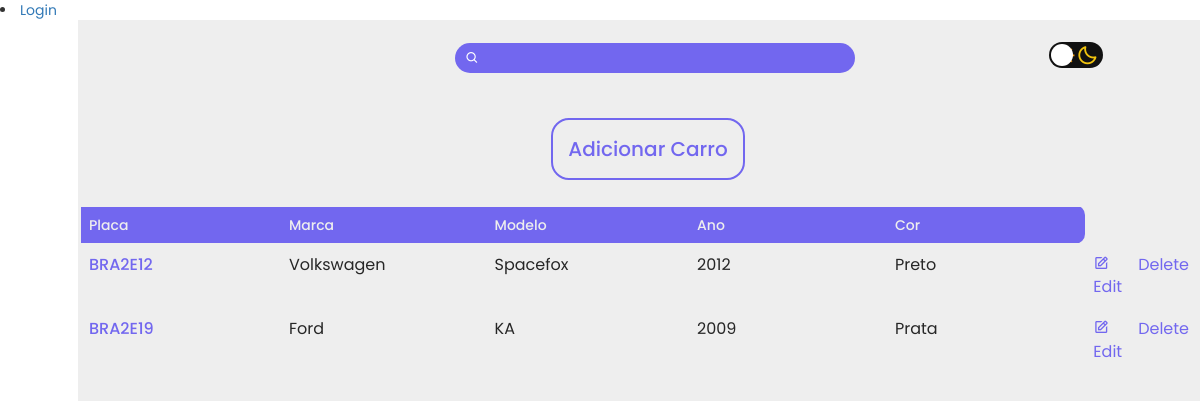
Screenshot of /clientes/carro/ with the database file from the repository.
### clientes/models.py (models this page shows, shortened)
class Carro (models.Model):
    MARCA_CHOICES = (  #CRIAR LISTA PREDEFINIDA DE VALORES
        ('Honda', 'Honda'),
        ('Volkswagen', 'Volkswagen'),
        ('Fiat', 'Fiat'),
        ('Ford', 'Ford'),
        ('Hyundai', 'Hyundai'),
        ('Jeep', 'Jeep'),
        ('Renault', 'Renault'),
    )
    COR_CHOICES = (
        ('Branco', 'Branco'),
        ('Preto', 'Preto'),
        ('Vermelho', 'Vermelho'),
        ('Prata', 'Prata'),
        ('Rosa', 'Rosa'),
        ('Azul', 'Azul'),
        ('Outra', 'Outra')
    )
    marca = models.CharField(choices=MARCA_CHOICES, max_length=55)
    modelo = models.CharField(max_length=55)
    placa = models.CharField(max_length=12)
    ano = models.PositiveIntegerField(default=0)
    cor = models.CharField(choices=COR_CHOICES, max_length=55)
    func = models.ForeignKey('User', related_name='func_carro', null=True, blank=True, default=None ,on_delete=models.CASCADE)

### clientes/views.py (the view)
# urls.py: path('carro/', CarroListView.as_view(), name='carro-list'),
class CarroListView (generic.ListView):
    template_name = 'carro_list.html'
    def get_queryset(self):
        search = self.request.GET.get('search')
        if search:
            qs = Carro.objects.filter(Q(marca__icontains=search) | Q(modelo__icontains=search) | Q(ano__icontains=search))
        else:
            qs = Carro.objects.all()
        return qs

### clientes/templates/carro_list.html (shortened to what this page needs)
{% extends 'base.html' %}
{% load static %}
{% block 'head' %}
    <link rel="stylesheet" href="{% static 'carro.css' %}">
    <link rel="stylesheet" href="http://maxcdn.bootstrapcdn.com/bootstrap/3.2.0/css/bootstrap.min.css">
  <link rel="stylesheet" href="http://maxcdn.bootstrapcdn.com/bootstrap/3.2.0/css/bootstrap-theme.min.css">
  <link rel="stylesheet" href="//maxcdn.bootstrapcdn.com/font-awesome/4.2.0/css/font-awesome.min.css">
{% endblock %}
{% block 'dashboard' %}
<div class="alan">
</div>
<div class="main">
  <div class="procura">
    <form method="GET" id="search-form">
        <i class='bx bx-search' ></i>
    </form>
  </div>
  <div>
    <label for="checkbox" class="checkbox-label">
      <i class="bx bx-moon"></i>
      <span class="ball"></span>
    </label>
  </div>
</div>
<div class="container">
  <div class="addCar">
    <div class="col-lg-12">
      <a href="{% url 'carro-create' %}" class="text-card"> Adicionar Carro </a>
    </div>
  </div>
</div>
<table class="table">
    <thead>
      <tr>
        <th scope="row">Placa</th>
        <th scope="row">Marca</th>
        <th scope="row">Modelo</th>
        <th scope="row">Ano</th>
        <th scope="row" class="cor-th">Cor</th>
      </tr>
    </thead>
    <tbody>
{% for carro in object_list %}
      <tr>
        <th scope="row"> <a href="{% url 'carro-detail' carro.pk %}"> {{carro.placa}} </a></th>
        <td>{{carro.marca}}</td>
        <td>{{carro.modelo}}</td>
        <td>{{carro.ano}}</td>
        <td>{{carro.cor}}</td>
        <td> <a class="btn-crud" href="{% url 'carro-update' carro.pk %}"><i class='bx bx-edit' ></i> Edit </a></td>
        <td> <a class="btn-crud" href="{% url 'carro-delete' carro.pk %}"> Delete </a></td>
    </tr>
{% endfor %}
    </tbody>
  </table>
</section>
{% endblock %}

### static/base.css (style rules this page uses)
:root { --background-color: #EEEEEE; --main-color: #7267EF ; --dark-color: #1b1c31; --text-color: #262626; }
* { margin: 0; padding: 0; box-sizing: border-box; font-family: "Poppins" , sans-serif; }
.checkbox-label { background-color: #111; width: 54px; height: 26px; border-radius: 50px; position: relative; padding: 5px; cursor: pointer; display: flex; justify-content: space-between; align-items: center; }
.bx-moon { color: #f1c40f!important; font-size: 22px; }
.checkbox-label .ball { background-color: #fff; width: 22px; height: 22px; position: absolute; left: 2px; top: 2px; border-radius: 50%; transition: transform 0.2s linear; }

### static/carro.css (style rules this page uses)
* { margin: 0; padding: 0; box-sizing: border-box; font-family: 'Poppins'; }
.alan { width: 100%; height: 20px; }
.col-lg-12 { width: 50%; margin-top: 40px; text-align: center; padding: 20px; }
.procura { margin-left: 25%; background: var(--main-color); width: 400px; height: 30px; border-radius: 30px; transition: .7s; }
.procura i { font-weight: 500; font-size: 1.4rem; margin-left: 6px; margin-top: 8px; color: #fff; }
.text-card { border: 2px solid var(--main-color); padding: 15px; color: var(--main-color); text-decoration: none!important; border-radius: 18px; font-size: 20px; font-weight: 500; color: var(--main-color); transition: .4s; }
.main { margin: 0 auto; justify-content: space-around; align-items: center; height: 35px; display: flex; }
.addCar { display: flex; margin: 0 auto; justify-content: center; align-items: center; }
.table { margin-top: 2rem; }
.table tr { border: 3px solid var(--background-color); }
.table thead th { width: 220px; background: var(--main-color); color: var(--background-color); }
.cor-th { border-radius: 0 10px 10px 0; }
.table a { color: var(--main-color); text-decoration: none; font-size: 16px; }
.table th { color: var(--text-color) ; font-weight: 500; }
.table td { font-weight: 400; font-size: 16px; color: var(--text-color); }

### rows the page displays
Carro: placa "BRA2E12", marca "Volkswagen", modelo "Spacefox", ano "2012", cor "Preto"
Carro: placa "BRA2E19", marca "Ford", modelo "KA", ano "2009", cor "Prata"
